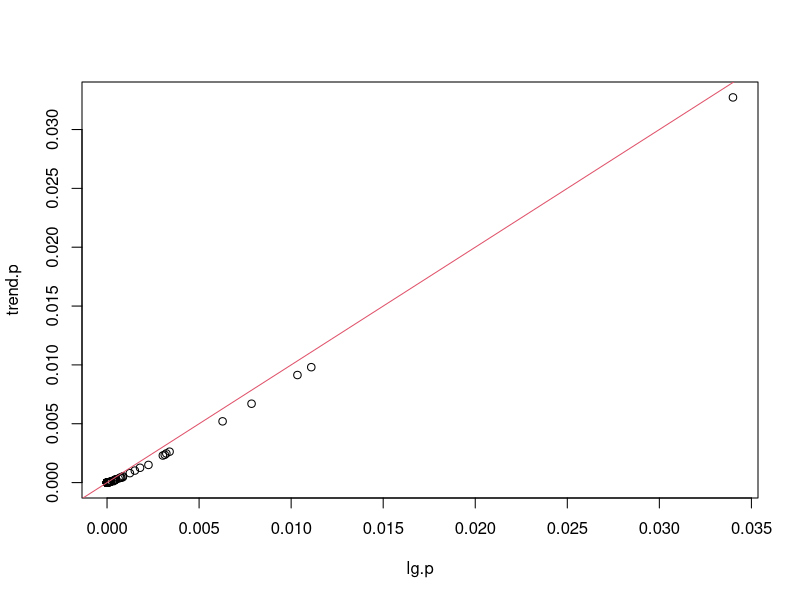
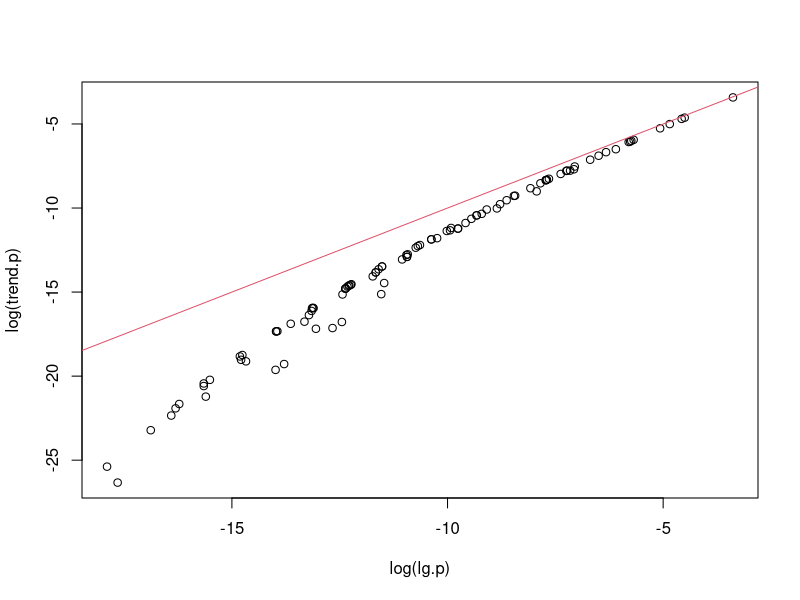

The R script that drew these images, in order:
lmp <- function (modelobject) {
    if (class(modelobject) != "lm") stop("Not an object of class 'lm' ")
    f <- summary(modelobject)$fstatistic
    p <- pf(f[1],f[2],f[3],lower.tail=F)
    attributes(p) <- NULL
    return(p)
}



n.iter <- 100
N <- 100
lg.p <- trend.p <- rep(0,n.iter)

for(i in 1:n.iter){
	ph <- sample(0:1,N,replace=TRUE,prob=c(0.5,0.5))
	g <- sample(0:1,N,replace=TRUE)
	
	ph <- sort(ph)
	g <- sort(g)
	g[1:(7/10*N)] <- sample(g[1:(7/10*N)])
	
	logistic.out <- glm(ph~g,family=binomial())
	lg.p[i] <- summary(logistic.out)$coefficients[2,4]
	trend.p[i] <- lmp(lm(ph~g))
}

plot(lg.p,trend.p)
abline(0,1,col=2)

plot(log(lg.p),log(trend.p))
abline(0,1,col=2)

